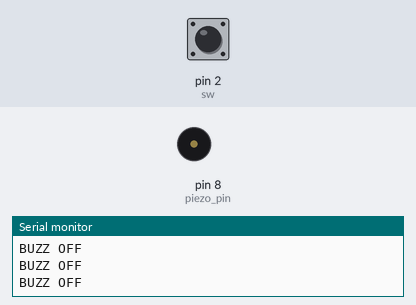
Recording of a sketch running on a simulated Arduino Uno, built with avr-gcc and run on an emulated ATmega328P. Shown: buzzer (waves = sounding, pin HIGH), the last lines printed to the serial monitor. The test bench sets the inputs (shaded band); at power-on: pin 2 (sw) HIGH.

Above: at 1.2 s.
1.3 s: pin 2 (sw) pulled LOW for 0.15 s
At 1.4 s:
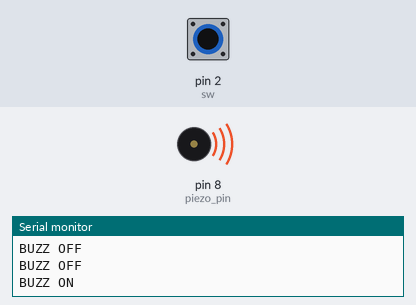
3.0 s: pin 2 (sw) pulled LOW for 3.2 s
At 6.5 s:
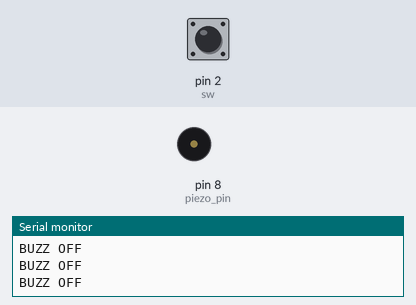
Timing chart, 0 to 8.0 s (numbered marks = the images above; inputs shaded):
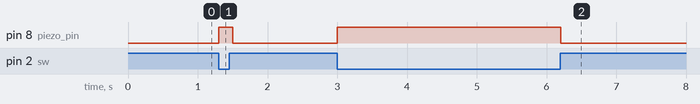

The sketch:

04_PIEZO_03.ino
```cpp
const int piezo_pin = 8;
const int sw = 2;

void setup() {
  Serial.begin(9600);
  pinMode(piezo_pin, OUTPUT);
  pinMode(sw, INPUT_PULLUP);
}

void loop() {
  int swState = digitalRead(sw);
  digitalWrite(piezo_pin, LOW);

  if(swState == LOW) {
    Serial.println("BUZZ ON");
    digitalWrite(piezo_pin, HIGH);
  }
  else {
    Serial.println("BUZZ OFF");
  }
  delay(100);

}
```

Measured:
- after the input at 1.3 s, pin 8 (piezo_pin): LOW → HIGH at once, → LOW 0.20 s later
- after the input at 3.0 s, pin 8 (piezo_pin): LOW → HIGH at once, → LOW 3.2 s later
